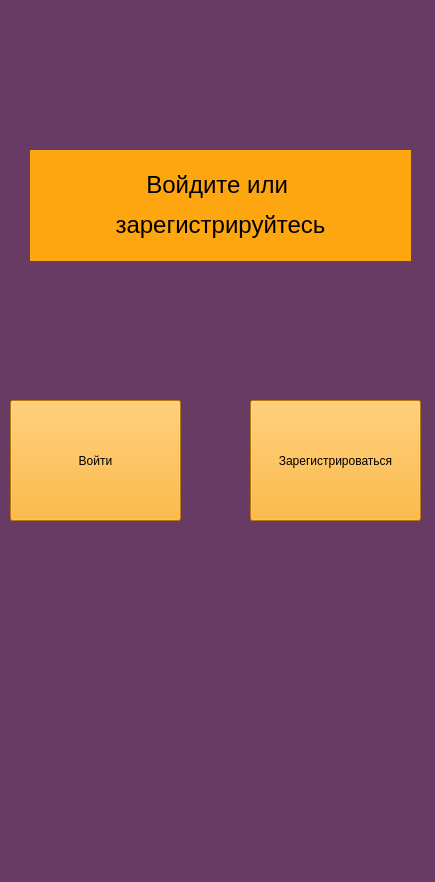
<?xml version="1.0" encoding="UTF-8"?>
<ui version="4.0">
 <class>Regi</class>
 <widget class="QMainWindow" name="Regi">
  <property name="geometry">
   <rect>
    <x>0</x>
    <y>0</y>
    <width>435</width>
    <height>882</height>
   </rect>
  </property>
  <property name="windowTitle">
   <string>MainWindow</string>
  </property>
  <property name="styleSheet">
   <string notr="true">background-color: rgb(103, 59, 99);</string>
  </property>
  <widget class="QWidget" name="centralwidget">
   <widget class="QPushButton" name="btn_enter">
    <property name="geometry">
     <rect>
      <x>10</x>
      <y>400</y>
      <width>171</width>
      <height>121</height>
     </rect>
    </property>
    <property name="styleSheet">
     <string notr="true">background-color: rgb(255, 167, 15);</string>
    </property>
    <property name="text">
     <string>Войти</string>
    </property>
   </widget>
   <widget class="QPushButton" name="btn_regist">
    <property name="geometry">
     <rect>
      <x>250</x>
      <y>400</y>
      <width>171</width>
      <height>121</height>
     </rect>
    </property>
    <property name="styleSheet">
     <string notr="true">background-color: rgb(255, 167, 15);</string>
    </property>
    <property name="text">
     <string>Зарегистрироваться</string>
    </property>
   </widget>
   <widget class="QLabel" name="reg_label">
    <property name="geometry">
     <rect>
      <x>30</x>
      <y>150</y>
      <width>381</width>
      <height>111</height>
     </rect>
    </property>
    <property name="styleSheet">
     <string notr="true">background-color: rgb(254, 166, 15);</string>
    </property>
    <property name="text">
     <string>&lt;html&gt;&lt;head/&gt;&lt;body&gt;&lt;p align=&quot;center&quot;&gt;&lt;span style=&quot; font-size:18pt;&quot;&gt;Войдите или &lt;/span&gt;&lt;/p&gt;&lt;p align=&quot;center&quot;&gt;&lt;span style=&quot; font-size:18pt;&quot;&gt;зарегистрируйтесь&lt;/span&gt;&lt;/p&gt;&lt;/body&gt;&lt;/html&gt;</string>
    </property>
   </widget>
  </widget>
  <widget class="QMenuBar" name="menubar">
   <property name="geometry">
    <rect>
     <x>0</x>
     <y>0</y>
     <width>435</width>
     <height>25</height>
    </rect>
   </property>
  </widget>
  <widget class="QStatusBar" name="statusbar"/>
 </widget>
 <resources/>
 <connections/>
</ui>
